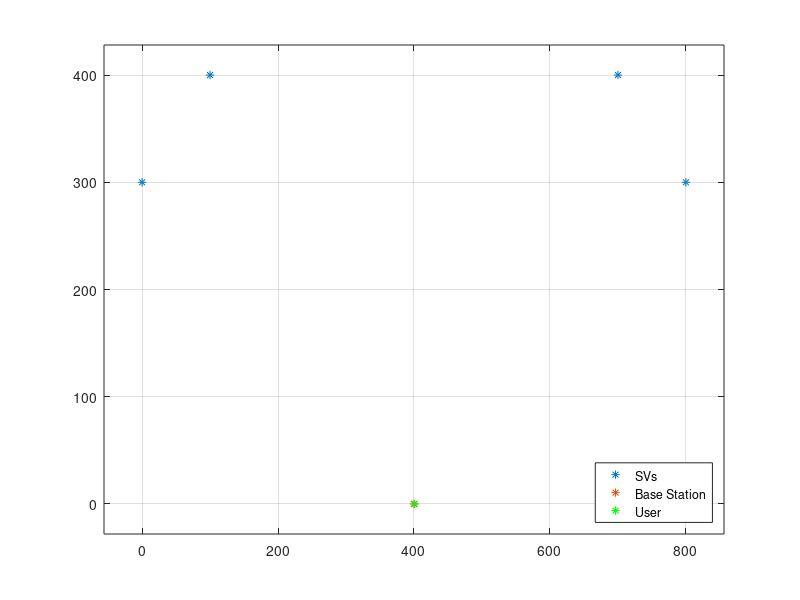

Reproduce this figure in MATLAB. (Note: this script raises an error after producing the figure.)
%% Fundamentals of GPS - HW 3 - Problem 4

clear
clc
close all

%% Part A

svPos = [0 300;
        100 400;
        700 400;
        800 300];

base = [400 0];

user = [401 0];

rho_user = sqrt( (svPos(:,1) - user(1)).^2 +  (svPos(:,2) - user(2)).^2 ) + randn;
rho_base = sqrt( (svPos(:,1) - base(1)).^2 +  (svPos(:,2) - base(2)).^2 ) + randn;

estPos = [0; 0];
rcvrSigma = 0.5;

figure
plot(svPos(:,1), svPos(:,2), '*')
hold on
plot(base(1), base(2), '*')
plot(user(1), user(2), 'g*')
legend('SVs','Base Station','User','Location','southeast')
axis padded
grid on

est2SV = gnssPositionPC(rho_user(1:2,:)', svPos(1:2,:)', estPos, rcvrSigma);
est4SV = gnssPositionPC(rho_user', svPos', estPos, rcvrSigma);

est2SV.PDOP = sqrt( est2SV.DOP(1,1)^2 + est2SV.DOP(2,2)^2 );
est4SV.PDOP = sqrt( est4SV.DOP(1,1)^2 + est4SV.DOP(2,2)^2 );